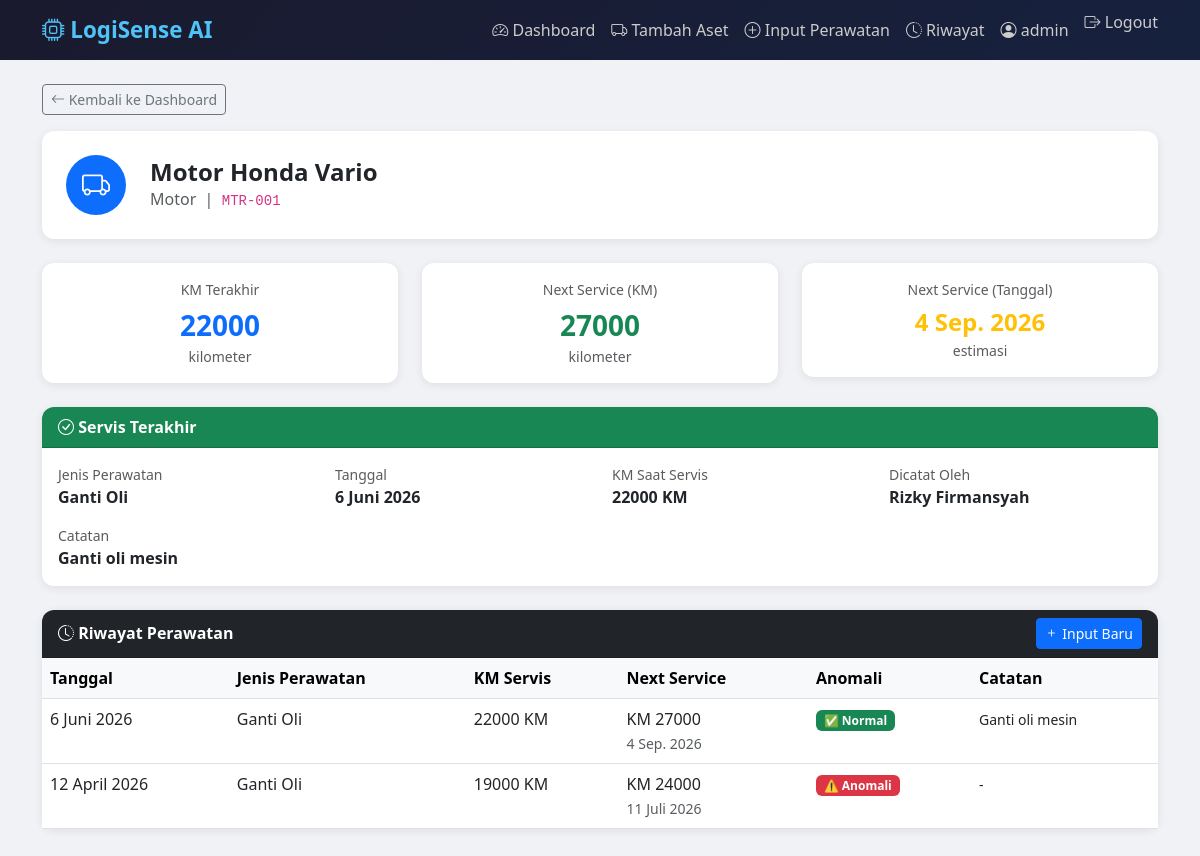
/aset/MTR-001/ (signed in), run on the app's committed database.
### maintenance/models.py (models this page shows, shortened)
class Aset(models.Model):
    user = models.ForeignKey(User, on_delete=models.CASCADE, null=True, blank=True)
    kode_aset = models.CharField(max_length=20, unique=True)
    nama_kendaraan = models.CharField(max_length=100)
    jenis = models.CharField(max_length=50)  # Truk, Alat Berat, dll
    km_terakhir = models.IntegerField(default=0)

class Perawatan(models.Model):
    JENIS_CHOICES = [
        ('ganti_oli', 'Ganti Oli'),
        ('servis_rutin', 'Servis Rutin'),
        ('ganti_ban', 'Ganti Ban'),
        ('servis_besar', 'Servis Besar'),
        ('lainnya', 'Lainnya'),
    ]
    aset = models.ForeignKey(Aset, on_delete=models.CASCADE)
    jenis_perawatan = models.CharField(max_length=50, choices=JENIS_CHOICES)
    tanggal = models.DateField()
    km_saat_servis = models.IntegerField()
    catatan = models.TextField(blank=True)
    dicatat_oleh = models.CharField(max_length=100)
    next_service_km = models.IntegerField(null=True, blank=True)
    next_service_tanggal = models.DateField(null=True, blank=True)
    is_anomali = models.BooleanField(default=False)
    pesan_anomali = models.TextField(blank=True)
    created_at = models.DateTimeField(auto_now_add=True)
    class Meta:
        ordering = ['-tanggal']

### maintenance/views.py (the view)
# urls.py: path('aset/<str:kode_aset>/', views.detail_aset, name='detail_aset'),
@login_required
def detail_aset(request, kode_aset):
    aset = get_object_or_404(Aset, kode_aset=kode_aset, user=request.user)
    perawatan_list = Perawatan.objects.filter(aset=aset)
    perawatan_terakhir = perawatan_list.first()
    status, pesan_status = cek_status_kendaraan(perawatan_terakhir)
    context = {
        'aset': aset,
        'perawatan_list': perawatan_list,
        'perawatan_terakhir': perawatan_terakhir,
        'status': status,
        'pesan_status': pesan_status,
    }
    return render(request, 'maintenance/detail_aset.html', context)

### maintenance/logic.py (called while the page is built)
def cek_status_kendaraan(perawatan_terakhir):
    if not perawatan_terakhir:
        return 'unknown', 'Belum ada data perawatan'
    hari_tersisa = (perawatan_terakhir.next_service_tanggal - date.today()).days
    if hari_tersisa < 0:
        return 'overdue', f'Terlambat {abs(hari_tersisa)} hari!'
    elif hari_tersisa <= 14:
        return 'warning', f'Servis dalam {hari_tersisa} hari lagi'
    else:
        return 'ok', f'Servis berikutnya {hari_tersisa} hari lagi'

### maintenance/templates/maintenance/detail_aset.html (shortened to what this page needs)
{% extends 'maintenance/base.html' %}
{% block content %}
<div class="row mb-4">
    <div class="col-12">
        <a href="{% url 'dashboard' %}" class="btn btn-outline-secondary btn-sm mb-3">
            <i class="bi bi-arrow-left"></i> Kembali ke Dashboard
        </a>
        <div class="card p-4">
            <div class="row align-items-center">
                <div class="col-auto">
                    <div class="bg-primary rounded-circle d-flex align-items-center justify-content-center"
                         style="width:60px;height:60px">
                        <i class="bi bi-truck text-white fs-3"></i>
                    </div>
                </div>
                <div class="col">
                    <h4 class="fw-bold mb-0">{{ aset.nama_kendaraan }}</h4>
                    <span class="text-muted">{{ aset.jenis }} &nbsp;|&nbsp;</span>
                    <code>{{ aset.kode_aset }}</code>
                </div>
                <div class="col-auto">
                    <span class="badge bg-{{ status }} fs-6 px-3 py-2">
                    </span>
                </div>
            </div>
        </div>
    </div>
</div>
<div class="row mb-4">
    <div class="col-md-4">
        <div class="card p-3 text-center">
            <div class="text-muted small mb-1">KM Terakhir</div>
            <div class="fs-3 fw-bold text-primary">{{ aset.km_terakhir|floatformat:0 }}</div>
            <div class="text-muted small">kilometer</div>
        </div>
    </div>
    <div class="col-md-4">
        <div class="card p-3 text-center">
            <div class="text-muted small mb-1">Next Service (KM)</div>
            <div class="fs-3 fw-bold text-success">
                {% if perawatan_terakhir %}
                    {{ perawatan_terakhir.next_service_km|floatformat:0 }}
                {% else %}
                    -
                {% endif %}
            </div>
            <div class="text-muted small">kilometer</div>
        </div>
    </div>
    <div class="col-md-4">
        <div class="card p-3 text-center">
            <div class="text-muted small mb-1">Next Service (Tanggal)</div>
            <div class="fs-4 fw-bold text-warning">
                {% if perawatan_terakhir %}
                    {{ perawatan_terakhir.next_service_tanggal }}
                {% else %}
                    -
                {% endif %}
            </div>
            <div class="text-muted small">estimasi</div>
        </div>
    </div>
</div>
{% if perawatan_terakhir %}
<div class="card mb-4">
    <div class="card-header bg-success text-white">
        <i class="bi bi-check-circle"></i> Servis Terakhir
    </div>
    <div class="card-body">
        <div class="row">
            <div class="col-md-3">
                <div class="text-muted small">Jenis Perawatan</div>
                <div class="fw-semibold">{{ perawatan_terakhir.get_jenis_perawatan_display }}</div>
            </div>
            <div class="col-md-3">
                <div class="text-muted small">Tanggal</div>
                <div class="fw-semibold">{{ perawatan_terakhir.tanggal }}</div>
            </div>
            <div class="col-md-3">
                <div class="text-muted small">KM Saat Servis</div>
                <div class="fw-semibold">{{ perawatan_terakhir.km_saat_servis }} KM</div>
            </div>
            <div class="col-md-3">
                <div class="text-muted small">Dicatat Oleh</div>
                <div class="fw-semibold">{{ perawatan_terakhir.dicatat_oleh }}</div>
            </div>
        </div>
        {% if perawatan_terakhir.catatan %}
        <div class="mt-3">
            <div class="text-muted small">Catatan</div>
            <div class="fw-semibold">{{ perawatan_terakhir.catatan }}</div>
        </div>
        {% endif %}
    </div>
</div>
{% endif %}
<div class="card">
    <div class="card-header bg-dark text-white d-flex justify-content-between align-items-center">
        <span><i class="bi bi-clock-history"></i> Riwayat Perawatan</span>
        <a href="{% url 'input_perawatan' %}" class="btn btn-sm btn-primary">
            <i class="bi bi-plus"></i> Input Baru
        </a>
    </div>
    <div class="card-body p-0">
        <table class="table table-hover mb-0">
            <thead class="table-light">
                <tr>
                    <th>Tanggal</th>
                    <th>Jenis Perawatan</th>
                    <th>KM Servis</th>
                    <th>Next Service</th>
                    <th>Anomali</th>
                    <th>Catatan</th>
                </tr>
            </thead>
            <tbody>
                {% for p in perawatan_list %}
                <tr>
                    <td>{{ p.tanggal }}</td>
                    <td>{{ p.get_jenis_perawatan_display }}</td>
                    <td>{{ p.km_saat_servis }} KM</td>
                    <td>
                        KM {{ p.next_service_km }}<br>
                        <small class="text-muted">{{ p.next_service_tanggal }}</small>
                    </td>
                    <td>
                        {% if p.is_anomali %}
                            <span class="badge bg-danger"
                                  data-bs-toggle="tooltip"
                                  title="{{ p.pesan_anomali }}">
                                ⚠️ Anomali
                            </span>
                        {% else %}
                            <span class="badge bg-success">✅ Normal</span>
                        {% endif %}
                    </td>
                    <td>
                        <small>{{ p.catatan|default:"-" }}</small>
                    </td>
                </tr>
                {% empty %}
                <tr>
                    <td colspan="6" class="text-center text-muted py-4">
                        Belum ada riwayat perawatan untuk kendaraan ini.
                    </td>
                </tr>
                {% endfor %}
            </tbody>
        </table>
    </div>
</div>
{% endblock %}

### maintenance/templates/maintenance/base.html (shortened to what this page needs)
<!DOCTYPE html>
<html lang="id">
<head>
    <link href="https://cdn.jsdelivr.net/npm/bootstrap@5.3.0/dist/css/bootstrap.min.css" rel="stylesheet">
    <link href="https://cdn.jsdelivr.net/npm/bootstrap-icons@1.10.0/font/bootstrap-icons.css" rel="stylesheet">
</head>
<body>
<nav class="navbar navbar-expand-lg mb-4">
    <div class="container">
        <a class="navbar-brand" href="{% url 'dashboard' %}">
            <i class="bi bi-cpu"></i> LogiSense AI
        </a>
        <div class="navbar-nav ms-auto">
            <a class="nav-link" href="{% url 'dashboard' %}">
                <i class="bi bi-speedometer2"></i> Dashboard
            </a>
            <a class="nav-link" href="{% url 'tambah_aset' %}">
                <i class="bi bi-truck"></i> Tambah Aset
            </a>
            <a class="nav-link" href="{% url 'input_perawatan' %}">
                <i class="bi bi-plus-circle"></i> Input Perawatan
            </a>
            <a class="nav-link" href="{% url 'riwayat' %}">
                <i class="bi bi-clock-history"></i> Riwayat
            </a>
             <span class="nav-link text-muted">
                 <i class="bi bi-person-circle"></i> {{ request.user.username }}
            </span>
            <form method="POST" action="{% url 'logout' %}" class="d-inline">
                <button type="submit" class="nav-link text-danger btn btn-link p-0 ms-2" style="text-decoration:none;">
                    <i class="bi bi-box-arrow-right"></i> Logout
                </button>
            </form>
        </div>
    </div>
</nav>
<div class="container pb-5">
    {% block content %}{% endblock %}
</div>
</body>
</html>

### maintenance/templates/maintenance/base.html (style rules this page uses)
body { background-color: #f0f2f5; }
.navbar { background: linear-gradient(135deg, #1a1a2e, #16213e); }
.navbar-brand { font-weight: 700; font-size: 1.4rem; color: #4fc3f7 !important; }
.nav-link { color: #ccc !important; }
.card { border: none; border-radius: 12px; box-shadow: 0 2px 10px rgba(0,0,0,0.08); }
.card-header { border-radius: 12px 12px 0 0 !important; font-weight: 600; }

### data on the page
Aset: nama_kendaraan "Motor Honda Vario", jenis "Motor", kode_aset "MTR-001", km_terakhir "22000"
Perawatan: next_service_km "27000", next_service_tanggal "4 Sep. 2026", jenis_perawatan "Ganti Oli", tanggal "6 Juni 2026", km_saat_servis "22000", dicatat_oleh "Rizky Firmansyah", catatan "Ganti oli mesin", is_anomali "✅ Normal"
Perawatan: tanggal "12 April 2026", jenis_perawatan "Ganti Oli", km_saat_servis "19000", next_service_km "24000", next_service_tanggal "11 Juli 2026", catatan "-"

### other printed values
{{ request.user.username }} "admin"
